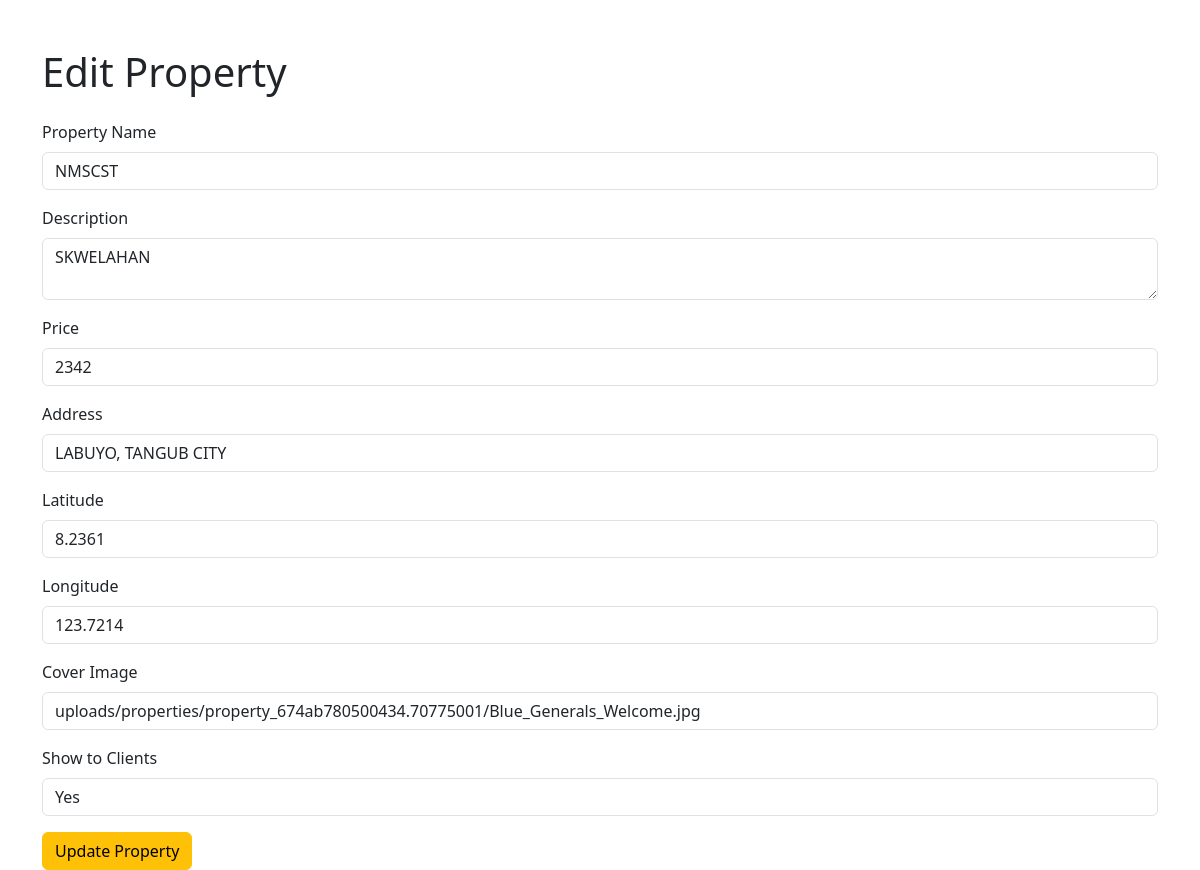
The page /agents/edit_property.php?id=4 (signed in) on the database its author committed.
### tables this page shows
CREATE TABLE `properties` (
  `property_id` int(11) NOT NULL,
  `agent_id` int(11) DEFAULT NULL,
  `name` varchar(100) DEFAULT NULL,
  `description` text DEFAULT NULL,
  `address` varchar(150) DEFAULT NULL,
  `price` int(11) NOT NULL,
  `map_latitude` varchar(50) DEFAULT NULL,
  `map_longitude` varchar(50) DEFAULT NULL,
  `cover_img` varchar(255) DEFAULT NULL,
  `show_to_clients` varchar(11) DEFAULT 'No'
);

### agents/edit_property.php (the view, shortened to what this page needs)
<?php
$conn = mysqli_connect("localhost", "root", "", "oreep360");
if (isset($_GET['id'])) {
    $property_id = $_GET['id'];
    $sql = "SELECT * FROM properties WHERE property_id=$property_id";
    $result = $conn->query($sql);
    $property = $result->fetch_assoc();
} else {
    echo "Property not found!";
    exit();
}
?>
<!DOCTYPE html>
<html lang="en">
<head>
    <link href="https://cdn.jsdelivr.net/npm/bootstrap@5.3.0-alpha1/dist/css/bootstrap.min.css" rel="stylesheet">
</head>
<body>
    <div class="container mt-5">
        <h1 class="mb-4">Edit Property</h1>
        <form action="edit_property.php" method="POST">
            <div class="mb-3">
                <label for="name" class="form-label">Property Name</label>
                <input type="text" name="name" id="name" class="form-control" value="<?= $property['name']; ?>"
                    required>
            </div>
            <div class="mb-3">
                <label for="description" class="form-label">Description</label>
                <textarea name="description" id="description" class="form-control"
                    required><?= $property['description']; ?></textarea>
            </div>
            <div class="mb-3">
                <label for="price" class="form-label">Price</label>
                <input type="number" name="price" id="price" class="form-control" value="<?= $property['price']; ?>"
                    required>
            </div>
            <div class="mb-3">
                <label for="address" class="form-label">Address</label>
                <input type="text" name="address" id="address" class="form-control" value="<?= $property['address']; ?>"
                    required>
            </div>
            <div class="mb-3">
                <label for="map_latitude" class="form-label">Latitude</label>
                <input type="text" name="map_latitude" id="map_latitude" class="form-control"
                    value="<?= $property['map_latitude']; ?>">
            </div>
            <div class="mb-3">
                <label for="map_longitude" class="form-label">Longitude</label>
                <input type="text" name="map_longitude" id="map_longitude" class="form-control"
                    value="<?= $property['map_longitude']; ?>">
            </div>
            <div class="mb-3">
                <label for="cover_img" class="form-label">Cover Image</label>
                <input type="text" name="cover_img" id="cover_img" class="form-control"
                    value="<?= $property['cover_img']; ?>">
            </div>
            <div class="mb-3">
                <label for="show_to_clients" class="form-label">Show to Clients</label>
                <select name="show_to_clients" id="show_to_clients" class="form-control">
                    <option value="Yes" <?= $property['show_to_clients'] == 'Yes' ? 'selected' : ''; ?>>Yes</option>
                </select>
            </div>
            <button type="submit" class="btn btn-warning">Update Property</button>
        </form>
    </div>
</body>
</html>

### rows shown on the page
properties: name "NMSCST", description "SKWELAHAN", price "2342", address "LABUYO, TANGUB CITY", map_latitude "8.2361", map_longitude "123.7214", cover_img "uploads/properties/property_674ab780500434.70775001/Blue_Generals_Welcome.jpg", show_to_clients "Yes"
